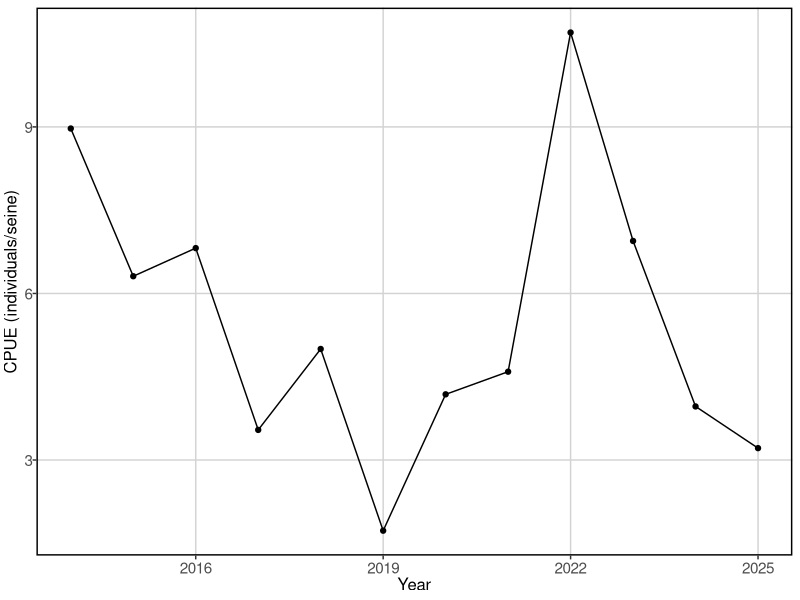

Reproduce this figure in R.
#### Green crab CPUE ####
rm(list=ls())

# Packages
library(here)
library(tidyverse)

# Set GGplot auto theme
theme_set(theme(panel.grid.major = element_line(color='lightgray'),
                panel.grid.minor = element_blank(),
                panel.background = element_blank(),
                panel.border = element_rect(color='black', size=1, fill=NA),
                legend.position = "bottom",
                axis.text.x=element_text(size=11),
                axis.text.y=element_text(size=11),
                axis.title.x=element_text(size=12),
                axis.title.y=element_text(size=12, angle=90, vjust=2),
                plot.title=element_text(size=14, hjust = 0, vjust = 1.2),
                plot.caption=element_text(hjust=0, face='italic', size=12)))

# Negate function
'%notin%' <- function(x,y)!('%in%'(x,y))

# Load data
abun <- read.csv(here('Data/Clean_Data/Seine/abund_through_2025.csv'))
trips <- read.csv(here('Data/Clean_Data/Seine/trips_through_2025.csv'))

# Clean
trips <- trips %>% 
  mutate(date = as.Date(date, format = '%m/%d/%Y')) %>% 
  mutate(site_name = trimws(site_name, 'both')) %>% 
  mutate(site_id = as.numeric(as.factor(site_name))) %>% 
  mutate(notes = trimws(notes, 'both')) %>% 
  filter(notes %notin% c('very low tide, seine taken in about 1 ft of water',
                         'tide moving too fast, seine set was flipped',
                         'tide moving too fast, no fish, had to walk in seine net',
                         'short set',
                         'not normal site, set on the point',
                         'no fish; inverted set',
                         'no fish, bag tangled in low water',
                         'net snagged, probably released most of catch',
                         'low tide, set not ideal',
                         'low tide, walked seine in',
                         'had to wait after plankton tow for tide to rise enough to reach the beach, net came in folded - lots of fish escaping, alewife in ziploc #1',
                         'had to hand haul the net',
                         'failed set',
                         'caught jellyfish, bag flipped on rock',
                         'bad set, net did not get a chance to open up, mummichog outside of net',
                         'bad set no fish',
                         'bad set'
                         )) %>% 
  # filter(site_name %notin% c('Orrs Island','Snow Island',
  #                            'Long Point Cove', 'Stovers Point',
  #                            'Garrison Cove', 'Cedar Beach',
  #                            'Lowell Cove')) %>% 
  mutate(week = isoweek(date)) %>% 
  dplyr::select(year, week, site_name, date) %>% 
  #filter(year %notin% c(2019)) %>% 
  filter(week >=24) %>% 
  filter(week<=39)

# Clean
abun <- abun %>% 
  mutate(date = as.Date(date, format = '%m/%d/%Y')) %>% 
  mutate(site_name = trimws(site_name, 'both')) %>% 
  mutate(species_name = trimws(species_name, 'both')) %>% 
  mutate(week = isoweek(date),
         year = year(date)) %>% 
  filter(species_name == 'green crab') %>% 
  # filter(site_name %notin% c('Orrs Island','Snow Island',
  #                            'Long Point Cove', 'Stovers Point',
  #                            'Garrison Cove', 'Cedar Beach',
  #                            'Lowell Cove')) %>% 
  #filter(year != 2019) %>% 
  filter(week>=24 & week<=39) %>% 
  dplyr::select(year, week, site_name, catch, date)

# Merge
total <- left_join(trips, abun, by=c('year', 'week', 'date', 'site_name'))

# Weekly 
weekly <- total %>% 
  group_by(year, week) %>% 
  summarise(sets = n(),
            catch = sum(catch, na.rm = T))

# Yearly CPUE
cpue <- weekly %>% 
  group_by(year) %>% 
  summarise(sets = sum(sets),
            catch = sum(catch, na.rm=T)) %>% 
  mutate(cpue = catch/ sets)

ggplot(data = cpue) +
  geom_line(aes(x=year, y=cpue)) +
  geom_point(aes(x=year, y=cpue)) +
  labs(x='Year', y='CPUE (individuals/seine)')

write.csv(cpue,
          here('Data/Clean_Data/Seine/greencrab_cpue.csv'),
          row.names = F)
  
